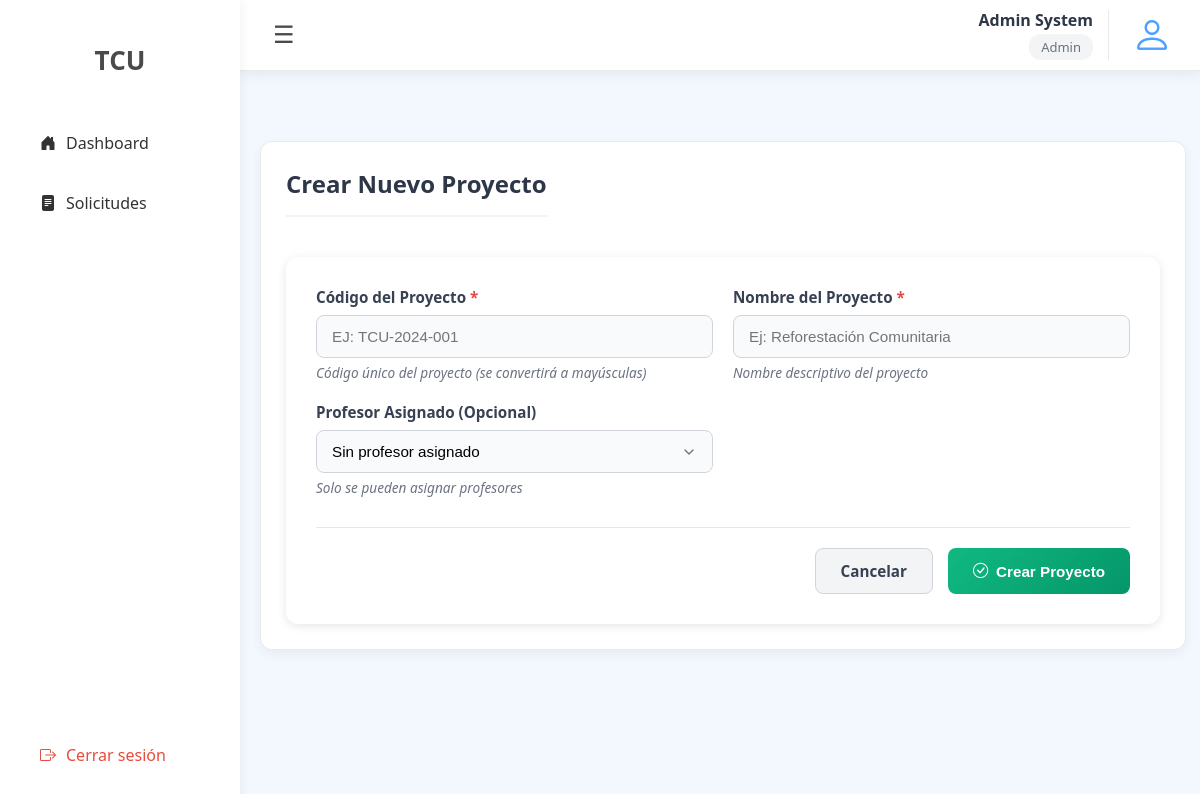
The app's page /projects/create/ (signed in) with its own data.
### tcu_system_app/models.py (models this page shows, shortened)
class User(models.Model):
    userId = models.AutoField(primary_key=True)
    roleId = models.ForeignKey(Role, on_delete=models.PROTECT)
    firstName = models.CharField(max_length=100, unique=False)
    lastName = models.CharField(max_length=100, unique=False)
    email = models.EmailField(max_length=254, unique=True)
    password = models.CharField(max_length=128, unique=False)
    projectId = models.ForeignKey(Project, on_delete=models.SET_NULL, null=True, blank=True)

class Role(models.Model):
    roleId = models.AutoField(primary_key=True)
    name = models.CharField(max_length=100, unique=True)

### tcu_system_app/views/auth.py (the view)
    def wrapper(request, *args, **kwargs):
        if not is_authenticated(request):
            return redirect('login')
        return view_func(request, *args, **kwargs)

### tcu_system_app/views/auth.py (called while the page is built)
def is_authenticated(request):
    return request.session.get('user_id') is not None

def login_required(view_func):
    def wrapper(request, *args, **kwargs):
        if not is_authenticated(request):
            return redirect('login')
        return view_func(request, *args, **kwargs)
    return wrapper

### tcu_system_app/views/projects.py (called while the page is built, shortened)
@login_required
def create_project(request):
    user_id = request.session.get('user_id')
    if not user_id:
        return redirect('login')
    current_user = get_object_or_404(User, pk=user_id)
    if current_user.roleId.name.lower() not in ['admin']:
        return HttpResponseForbidden("No tienes permiso para acceder a esta página")
    professors = User.objects.filter(
        roleId__name__in=['Profesor', 'Professor', 'Coordinador', 'Coordinator']
    ).order_by('lastName', 'firstName')
    return render(request, 'tcu_system_app/projects/create_project.html', {
        'professors': professors,
        'current_user': current_user
    })

### tcu_system_app/templates/tcu_system_app/projects/create_project.html (shortened to what this page needs)
{% extends 'tcu_system_app/layout.html' %}
{% load static %}
{% block content %}
<link rel="stylesheet" href="{% static 'tcu_system_app/css/dashboard.css' %}">
<link rel="stylesheet" href="{% static 'tcu_system_app/css/projects/projects.css' %}">
<link rel="stylesheet" href="{% static 'tcu_system_app/css/projects/create_project.css' %}">
<div class="recent-requests">
    <div class="table-header">
        <h2>Crear Nuevo Proyecto</h2>
    </div>
    <div class="form-container">
        <form method="POST" class="project-form" id="createProjectForm">
            <div class="form-grid">
                <div class="form-group">
                    <label for="code">
                        Código del Proyecto <span class="required">*</span>
                    </label>
                    <input type="text" id="code" name="code"
                           required placeholder="Ej: TCU-2024-001"
                           pattern="[A-Za-z0-9\-]+" title="Solo letras, números y guiones"
                           style="text-transform: uppercase">
                    <small class="help-text">Código único del proyecto (se convertirá a mayúsculas)</small>
                </div>
                <div class="form-group">
                    <label for="name">
                        Nombre del Proyecto <span class="required">*</span>
                    </label>
                    <input type="text" id="name" name="name"
                           required placeholder="Ej: Reforestación Comunitaria">
                    <small class="help-text">Nombre descriptivo del proyecto</small>
                </div>
                <div class="form-group">
                    <label for="professorId">Profesor Asignado (Opcional)</label>
                    <select id="professorId" name="professorId">
                        <option value="">Sin profesor asignado</option>
                    </select>
                    <small class="help-text">Solo se pueden asignar profesores</small>
                </div>
            </div>
            <div class="form-actions">
                <a href="{% url 'list_projects' %}" class="btn-cancel">
                    Cancelar
                </a>
                <button type="submit" class="btn-submit">
                    <i class="bi bi-check-circle"></i> Crear Proyecto
                </button>
            </div>
        </form>
    </div>
</div>
{% endblock %}

### tcu_system_app/templates/tcu_system_app/navbar.html
{% load static %}
<nav class="navbar">
    <button id="toggle-btn" class="toggle-btn">☰</button>
    <div class="nav-right">
        <div class="user-info">
            <span class="user-name">
                {% if current_user %}
                    {{ current_user.firstName }} {{ current_user.lastName }}
                {% else %}
                    Usuario
                {% endif %}
            </span>
            <span class="user-role">
                {% if current_user and current_user.roleId %}
                    {{ current_user.roleId.name|title }}
                {% else %}
                    Rol no definido
                {% endif %}
            </span>
        </div>
        <div class="user-icon-minimal">
            <i class="bi bi-person"></i>
        </div>
    </div>
</nav>

### tcu_system_app/static/tcu_system_app/css/layout.css (style rules this page uses)
body { margin: 0; font-family: 'Segoe UI', sans-serif; background: #f3f8ff; }
.navbar { position: relative; margin-left: 240px; height: 70px; background: #ffffff; display: flex; align-items: center; justify-content: space-between; padding: 0 25px; box-shadow: 0 2px 15px rgba(0,0,0,0.08); transition: margin-left 0.3s; border-bottom: 1px solid #eaeaea; }
.toggle-btn { background: none; border: none; font-size: 24px; cursor: pointer; color: #4a4a4a; padding: 8px; border-radius: 6px; transition: all 0.3s; }
.nav-right { display: flex; align-items: center; gap: 20px; }
.user-info { display: flex; flex-direction: column; align-items: flex-end; padding-right: 15px; border-right: 1px solid #eaeaea; }
.user-name { font-weight: 600; color: #2d3748; font-size: 16px; line-height: 1.3; text-align: right; }
.user-role { font-size: 13px; color: #6b7280; background: #f3f4f6; padding: 4px 12px; border-radius: 12px; margin-top: 4px; font-weight: 500; text-align: center; }
.user-icon-minimal { width: 46px; height: 46px; display: flex; align-items: center; justify-content: center; color: #4da0ff; font-size: 40px; cursor: pointer; transition: all 0.3s ease; }

### tcu_system_app/static/tcu_system_app/css/dashboard.css (style rules this page uses)
.recent-requests { margin-top: 50px; background-color: white; border-radius: 12px; padding: 25px; box-shadow: 0 4px 12px rgba(0,0,0,0.05); border: 1px solid #eaeaea; }
.recent-requests h2 { margin: 0 0 20px 0; color: #2d3748; font-size: 1.5rem; font-weight: 600; padding-bottom: 15px; border-bottom: 2px solid #f0f4f8; }

### tcu_system_app/static/tcu_system_app/css/projects/projects.css (style rules this page uses)
.recent-requests { width: 95%; }
.table-header { display: flex; justify-content: space-between; align-items: center; margin-bottom: 20px; }
.btn-cancel, .btn-confirm-delete { padding: 10px 20px; border-radius: 8px; font-weight: 600; cursor: pointer; border: none; transition: all 0.3s; font-size: 0.95rem; }
.btn-cancel { background: #f3f4f6; color: #4b5563; border: 1px solid #d1d5db; }

### tcu_system_app/static/tcu_system_app/css/projects/create_project.css (style rules this page uses)
.form-container { background: white; border-radius: 12px; padding: 30px; box-shadow: 0 2px 10px rgba(0,0,0,0.1); max-width: 900px; margin: 0 auto; }
.form-grid { display: grid; grid-template-columns: repeat(auto-fit, minmax(280px, 1fr)); gap: 20px; margin-bottom: 30px; }
.form-group { display: flex; flex-direction: column; }
.form-group label { font-weight: 600; margin-bottom: 8px; color: #374151; font-size: 0.95rem; }
.form-group .required { color: #ef4444; }
.form-group input, .form-group select { padding: 12px 15px; border: 1px solid #d1d5db; border-radius: 8px; font-size: 0.95rem; transition: all 0.3s; background-color: #f9fafb; width: 100%; box-sizing: border-box; }
.help-text { margin-top: 5px; color: #6b7280; font-size: 0.85rem; font-style: italic; line-height: 1.4; }
.form-actions { display: flex; justify-content: flex-end; gap: 15px; padding-top: 20px; border-top: 1px solid #e5e7eb; }
.btn-submit { display: inline-flex; align-items: center; gap: 8px; padding: 12px 25px; background: linear-gradient(135deg, #10b981, #059669); color: white; border: none; border-radius: 8px; font-weight: 600; font-size: 0.95rem; cursor: pointer; transition: all 0.3s; }
.btn-cancel { display: inline-flex; align-items: center; gap: 8px; padding: 12px 25px; background: #f3f4f6; color: #374151; text-decoration: none; border-radius: 8px; font-weight: 600; font-size: 0.95rem; border: 1px solid #d1d5db; transition: all 0.3s; }
.form-group select { appearance: none; background-repeat: no-repeat; background-position: right 15px center; background-size: 16px; padding-right: 40px; }
input[style*="text-transform: uppercase"] { text-transform: uppercase; }
.form-group select option { padding: 8px; white-space: normal; word-wrap: break-word; }

### records on screen
User: firstName "Admin", lastName "System", roleId.name "Admin"
